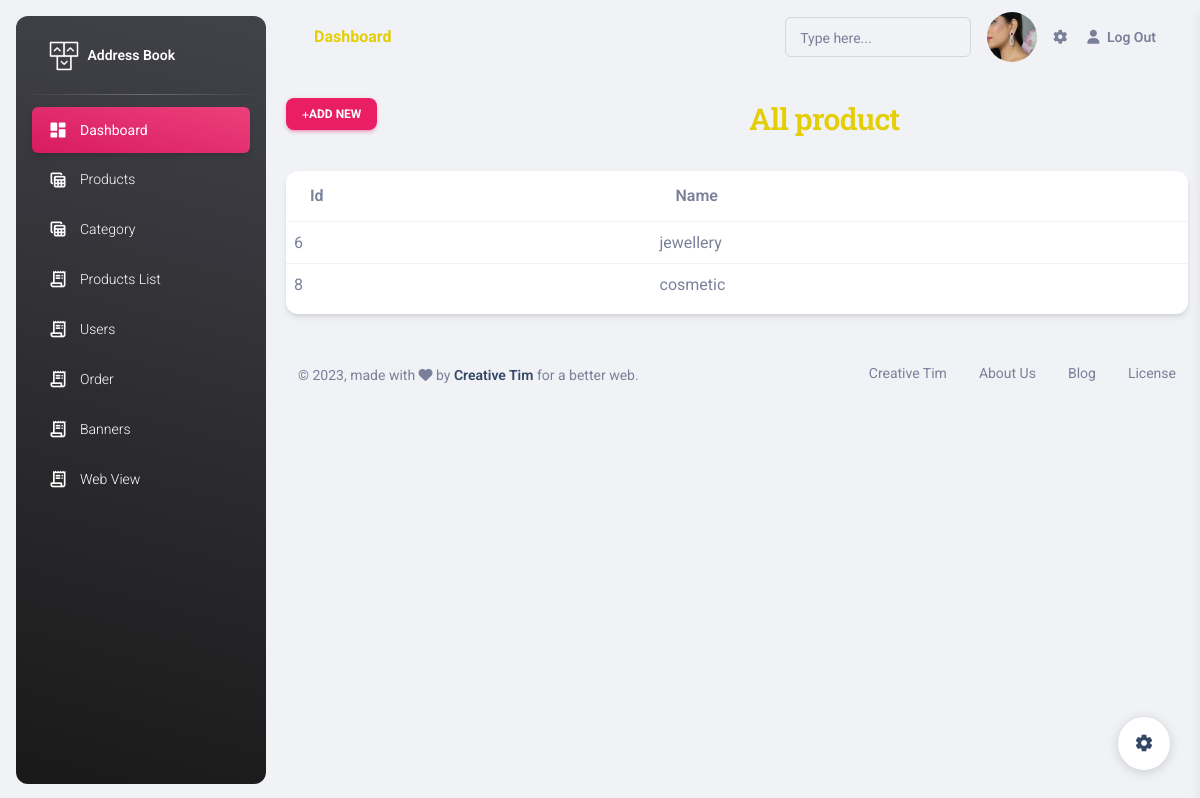
The page /admin/pages/category.php (signed in) on the database its author committed.
### tables this page shows
CREATE TABLE `user_form` (
  `id` int(100) NOT NULL,
  `name` varchar(100) NOT NULL,
  `email` varchar(100) NOT NULL,
  `password` varchar(100) NOT NULL,
  `image` varchar(100) NOT NULL
);

CREATE TABLE `category` (
  `id` int(11) NOT NULL,
  `name` varchar(100) NOT NULL
);

### admin/pages/category.php (the view, shortened to what this page needs)
<?php
include "header.php";
 ?>
 <?php
include "config.php";
 $select = "SELECT * FROM  `category`";
$select_run = mysqli_query($conn,$select);
?>
<div class="row">
<div class="col-6">
<a href="./category_add.php" data-toggle="modal" class="btn btn-primary btn-sm btn-flat" id="addproduct"><i class="fa fa-plus"></i>Add New</a>
</div>
<div class="col-lg-6">
  <h3>All product</h3>
</div>
</div>
<div class="row">
   <div class="col-lg-12 mt-0 container" >
          <div class="card my-4">
            <div class="card-body px-0 pb-2">
              <div class="table-responsive p-0">
                <table class="table align-items-center mb-0">
                  <thead>
                    <tr >
                      <th>Id</th>
                      <th>Name</th>
                     </tr>
                  </thead>
                  <tbody >
    <?php $i=1;
     while($row= mysqli_fetch_assoc($select_run)){ ?>
    <tr>
    <td style=""><?php echo $row["id"] ?></td>
    <td><?php echo $row["name"] ?></td>
    </tr>
    <?php $i++; } ?>
  </tbody>
                </table>
              </div>
            </div>
          </div>
        </div>
</div>
<?php include "footer.php"; ?>

### admin/pages/header.php (shortened to what this page needs)
<?php
include 'config.php';
$user_id = $_SESSION['user_id'];
?>
<!DOCTYPE html>
<html lang="en">
<head>
  <link href="../assets/css/nucleo-icons.css" rel="stylesheet" />
  <link href="../assets/css/nucleo-svg.css" rel="stylesheet" />
  <link href="https://cdn.jsdelivr.net/npm/bootstrap@5.0.2/dist/css/bootstrap.min.css" rel="stylesheet">
  <link id="pagestyle" href="../assets/css/material-dashboard.css?v=3.0.4" rel="stylesheet" />
</head>
<body class="g-sidenav-show  bg-gray-200">
  <aside class="sidenav navbar navbar-vertical navbar-expand-xs border-0 border-radius-xl my-3 fixed-start ms-3   bg-gradient-dark" id="sidenav-main">
    <div class="sidenav-header">
      <a class="navbar-brand m-0" href=" https://demos.creative-tim.com/material-dashboard/pages/dashboard " target="_blank">
        <img src="../assets/img/logo-ct.png" class="navbar-brand-img h-100" alt="main_logo">
        <span class="ms-1 font-weight-bold text-white">Address Book</span>
      </a>
    </div>
    <hr class="horizontal light mt-0 mb-2">
    <div class="collapse navbar-collapse  w-auto " id="sidenav-collapse-main">
      <ul class="navbar-nav">
        <li class="nav-item">
          <a class="nav-link text-white active bg-gradient-primary" href="../pages/">
            <div class="text-white text-center me-2 d-flex align-items-center justify-content-center">
              <i class="material-icons opacity-10">dashboard</i>
            </div>
            <span class="nav-link-text ms-1">Dashboard</span>
          </a>
        </li>
        <li class="nav-item">
          <a class="nav-link text-white " href="../pages/index1.php">
            <div class="text-white text-center me-2 d-flex align-items-center justify-content-center">
              <i class="material-icons opacity-10">table_view</i>
            </div>
            <span class="nav-link-text ms-1">Products</span>
          </a>
        </li>
        <li class="nav-item">
          <a class="nav-link text-white " href="category.php">
            <div class="text-white text-center me-2 d-flex align-items-center justify-content-center">
              <i class="material-icons opacity-10">table_view</i>
            </div>
            <span class="nav-link-text ms-1">Category</span>
          </a>
        </li>
        <li class="nav-item">
          <a class="nav-link text-white " href="../pages/allproducts.php">
            <div class="text-white text-center me-2 d-flex align-items-center justify-content-center">
              <i class="material-icons opacity-10">receipt_long</i>
            </div>
            <span class="nav-link-text ms-1">Products List</span>
          </a>
        </li>
        <li class="nav-item">
          <a class="nav-link text-white " href="./user.php">
            <div class="text-white text-center me-2 d-flex align-items-center justify-content-center">
              <i class="material-icons opacity-10">receipt_long</i>
            </div>
            <span class="nav-link-text ms-1">Users</span>
          </a>
        </li>
        <li class="nav-item">
          <a class="nav-link text-white " href="./order.php">
            <div class="text-white text-center me-2 d-flex align-items-center justify-content-center">
              <i class="material-icons opacity-10">receipt_long</i>
            </div>
            <span class="nav-link-text ms-1">Order</span>
          </a>
        </li>
        <li class="nav-item">
          <a class="nav-link text-white " href="./banner_add.php">
            <div class="text-white text-center me-2 d-flex align-items-center justify-content-center">
              <i class="material-icons opacity-10">receipt_long</i>
            </div>
            <span class="nav-link-text ms-1">Banners</span>
          </a>
        </li>
        <li class="nav-item">
          <a class="nav-link text-white " href="../index.php">
            <div class="text-white text-center me-2 d-flex align-items-center justify-content-center">
              <i class="material-icons opacity-10">receipt_long</i>
            </div>
            <span class="nav-link-text ms-1">Web View</span>
          </a>
        </li>
      </ul>
    </div>
  </aside>
  <main class="main-content position-relative max-height-vh-100 h-100 border-radius-lg ">
    <nav class="navbar navbar-main navbar-expand-lg px-0 mx-4 shadow-none border-radius-xl" id="navbarBlur" data-scroll="true">
      <div class="container-fluid py-1 px-3">
        <nav aria-label="breadcrumb">
          <h6 class="font-weight-bolder mb-0">Dashboard</h6>
        </nav>
        <div class="collapse navbar-collapse mt-sm-0 mt-2 me-md-0 me-sm-4" id="navbar">
          <div class="ms-md-auto pe-md-3 d-flex align-items-center">
            <div class="input-group input-group-outline">
              <label class="form-label">Type here...</label>
              <input type="text" class="form-control">
            </div>
          </div>
          <ul class="navbar-nav  justify-content-end">
            <li class="nav-item d-flex align-items-center">
            <?php
         $select = mysqli_query($conn, "SELECT * FROM `user_form` WHERE id = '$user_id'") or die('query failed');
         if(mysqli_num_rows($select) > 0){
            $fetch = mysqli_fetch_assoc($select);
         }
         if($fetch['image'] == ''){
            echo '<img src="images/default-avatar.png" class="bd-placeholder-img rounded-circle" width="50" height="50" xmlns="http://www.w3.org/2000/svg" role="img" aria-label="Placeholder: 140x140" preserveAspectRatio="xMidYMid slice" focusable="false"><title>Placeholder</title><rect width="10%" height="10%" fill="#777"></rect><text x="50%" y="50%" fill="#777" dy=".3em">/text>';
         }else{
            echo '<a href="index3.php"> <img src="../uploaded_img/'.$fetch['image'].'" class="bd-placeholder-img rounded-circle" width="50" height="50" xmlns="http://www.w3.org/2000/svg" role="img" aria-label="Placeholder: 140x140" preserveAspectRatio="xMidYMid slice" focusable="false"><title>Placeholder</title><rect width="10%" height="10%" fill="#777"></rect><text x="50%" y="50%" fill="#777" dy=".3em"></text>     </a>   ';
         }
      ?>
            </li>
            <li class="nav-item px-3 d-flex align-items-center">
              <a href="javascript:;" class="nav-link text-body p-0">
                <i class="fa fa-cog fixed-plugin-button-nav cursor-pointer"></i>
              </a>
            </li>
            <li class="nav-item d-flex align-items-center">
              <a href="../pages/logout.php" class="nav-link text-body font-weight-bold px-1">
                <i class="fa fa-user me-sm-1"></i>
                <span class="d-sm-inline d-none">Log Out</span>
              </a>
            </li>
          </ul>
        </div>
      </div>
    </nav>
    <div class="container-fluid py-4">

### rows shown on the page
user_form: image (picture)
category: id "6", name "jewellery"
category: id "8", name "cosmetic"
